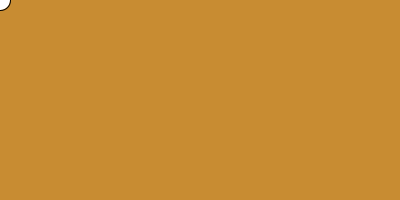
Frame 1 (no input)
Frame 60 (the mouse pressed at the canvas centre just before this capture): identical to frame 1, image omitted
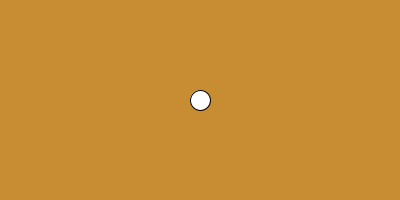
Frame 120 (the mouse held since frame 60 and released just before this capture)

The Processing sketch that drew these frames (run headless with seeded random() and noise(); from frame 60 on, the mouse is pressed at the canvas centre):

// Processing sketch: PV013_giusysRecap
// ── PV013_giusysRecap.pde
void setup() {
  size(400, 200);
}

void draw() {
  refresh();
  ellipse(mouseX, mouseY, 20, 20);
}

void drawRectCenter() {
  int side = 40;
  refresh();
  rect(width-side/2, height-side/2, side, side);
}

void refresh() {
  background(200, 140, 50);
}
